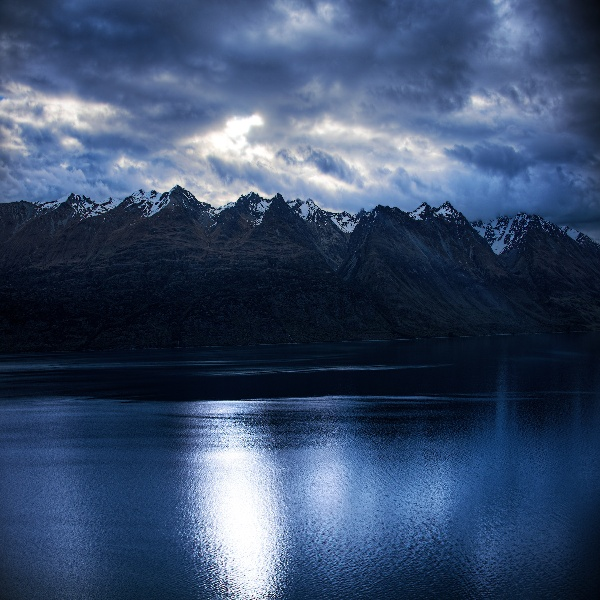
#> input picture histogram/testimage.jpg, 600 x 600 px
$ python gaussian_blur.py --image ../histogram/testimage.jpg
#> lines starting #> are read from the running program, lines starting #| are printed output that depends on the picture
# gaussian_blur.py


import numpy as np
import cv2
import argparse

ap = argparse.ArgumentParser()
ap.add_argument("-i", "--image", required=True, help="PATH OF IMAGE")
args = vars(ap.parse_args())
print(args)
image = cv2.imread(args['image'])
#> image is the input picture: shape (600, 600, 3); mean B, G, R 106.6, 76.1, 57.2

blurred = np.hstack([cv2.GaussianBlur(image, (3, 3), 0), cv2.GaussianBlur(
    image, (5, 5), 0), cv2.GaussianBlur(image, (5,  5), 0)])
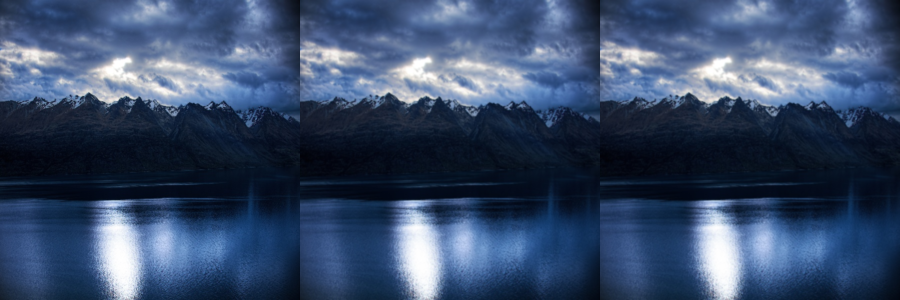
#> blurred: shape (600, 1800, 3) (shown at 1/2 size); mean B, G, R 106.6, 76.1, 57.2

cv2.imshow("Blurred", blurred)

cv2.waitKey(0)
